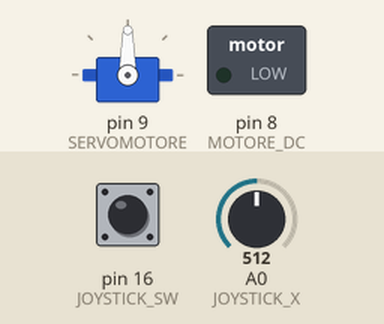
Simulated run of this sketch. Board: Arduino Uno, built with avr-gcc and run on an emulated ATmega328P. Parts: servo, switched loads named in the sketch (green lamp = pin HIGH). The inputs (shaded band) are chosen by the test bench; at power-on: A0 (JOYSTICK_X) = 512, pin 16 (JOYSTICK_SW) HIGH.

Above: at 1.2 s.
1.3 s: A0 (JOYSTICK_X) set to 716
At 2.5 s:
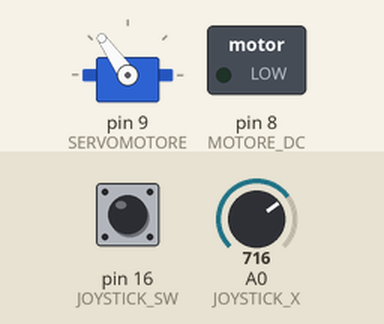
2.8 s: pin 16 (JOYSTICK_SW) pulled LOW for 0.15 s
At 2.87 s:
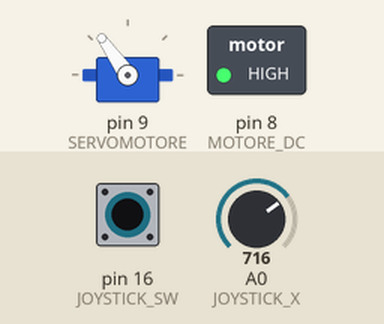
4.4 s: A0 (JOYSTICK_X) set to 900
At 4.9 s:
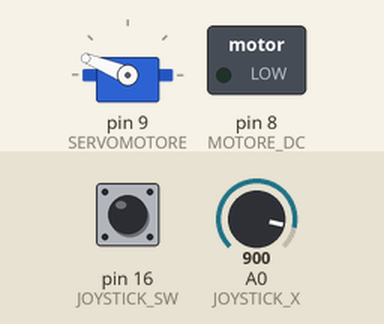
5.9 s: pin 16 (JOYSTICK_SW) pulled LOW for 1 s
At 6.7 s:
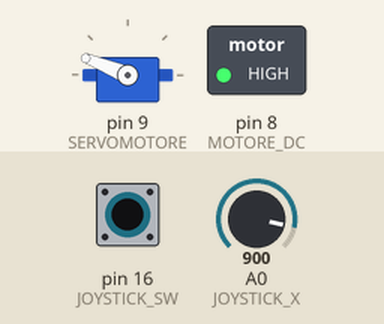
8.4 s: A0 (JOYSTICK_X) set to 1023
At 9.2 s:
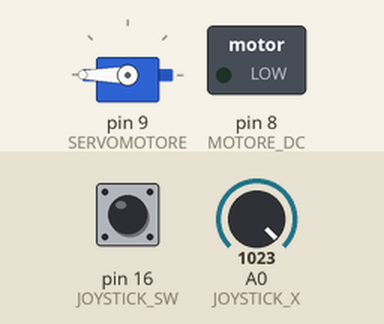
9.9 s: pin 16 (JOYSTICK_SW) pulled LOW for 0.15 s
At 9.97 s:
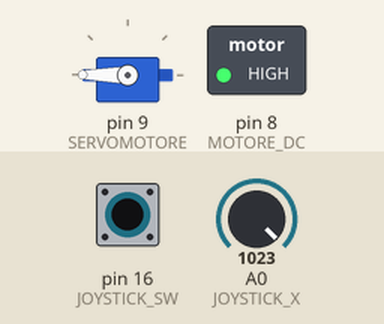
Timing chart, 0 to 12.5 s (numbered marks = the images above; inputs shaded):
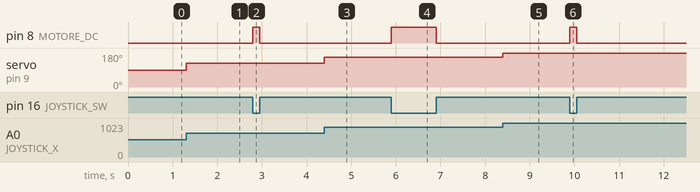

Measured:
- after the input at 1.3 s, servo on pin 9 (SERVOMOTORE): 90° → 125° at once
- after the input at 2.8 s, pin 8 (MOTORE_DC): LOW → HIGH at once, → LOW 0.15 s later
- after the input at 4.4 s, servo on pin 9 (SERVOMOTORE): 125° → 158° at once
- after the input at 5.9 s, pin 8 (MOTORE_DC): LOW → HIGH at once, → LOW 1.0 s later
- after the input at 8.4 s, servo on pin 9 (SERVOMOTORE): 158° → 180° at once
- after the input at 9.9 s, pin 8 (MOTORE_DC): LOW → HIGH at once, → LOW 0.15 s later

The sketch:

test_motori_pwm.ino
```cpp
/*
 *  Questo Sketch serve a testare le funzionalità
 *  del servomotore SG90 e del motore in corrente
 *  continua.
 *
 *  Al pin 8 è connesso un transistor NPN (PN2222)
 *  con Resistenza di base=1k ohm per comandare il
 *  motore in corrente continua quando si preme il
 *  tasto del Joystick.
 *
 *  Al pin 9 è collegato il segnale PWM che comanda
 *  il servomotore SG90.
 *
 *  Sugli ingressi analogici A0 e A1 sono posizionati
 *  rispettivamente Rx e Ry del Joystick, mentre su A2
 *  in configurazione ingresso digitale con resistenza
 *  di Pull-UP il punsante Sw del Joystick.
 *
 *  Muovendo l'asse X del Joystick si produce un
 *  movimento del servomotore da -90 a +90 gradi
 *
 *  Visualizza l'esperienza di laboratorio completa:
 *  https://youtu.be/1MA13Oi-SsI
 *
 */

#define MOTORE_DC            8
#define SERVOMOTORE          9

#define JOYSTICK_X          A0
#define JOYSTICK_Y          A1
#define JOYSTICK_SW         16     // Digital Input con Pull-UP

#define PERIODO_PWM_US   20000     // periodo del PWM in microsecondi

#define TIPO_PWM             2

#if TIPO_PWM == 2
  #include <Servo.h>
  Servo servo1;
#endif

void setup() {

  // DEBUG :
  // Serial.begin( 9600 );

  pinMode( MOTORE_DC, OUTPUT );
  digitalWrite( MOTORE_DC, LOW );

#if TIPO_PWM == 2
  //servo1.attach( SERVOMOTORE, 1000, 2000 );
  // SEGUENDO LE INDICAZIONI DEL DATASHEET NON COPRE INTERAMENTE I 180 GRADI

  servo1.attach( SERVOMOTORE );
#else
  pinMode( SERVOMOTORE, OUTPUT );
  digitalWrite( SERVOMOTORE, LOW );
#endif

  /* pulsante del Joystick con Resistenza di Pull-UP */
  pinMode(JOYSTICK_SW, INPUT_PULLUP);
}


void loop() {

  digitalWrite( MOTORE_DC, ! digitalRead(JOYSTICK_SW) );

#if TIPO_PWM == 0
  unsigned int ton, toff;
  // COMANDO PWM "CASERECCIO" PER IL SERVOMOTORE

  // IMPOSTO IL PERIODO Ton DEL PWM PER PILOTARE IL SERVO
  // 1000 = -90°
  // 1500 =   0°
  // 2000 =  90°
  ton = map( analogRead(JOYSTICK_X), 0, 1023, 1000, 2000);
  toff = (PERIODO_PWM_US - 10000) - ton;

  digitalWrite( SERVOMOTORE, HIGH );
  delayMicroseconds(ton);

  digitalWrite( SERVOMOTORE, LOW );
  // Currently, the largest value that will produce an accurate delay is 16383;
  delayMicroseconds(10000);
  delayMicroseconds(toff);
#endif

#if TIPO_PWM == 1
  unsigned int dc;
  // COMANDO PWM CON ANALOGWRITE()

  // IMPOSTO IL DUTY CUYCLE DEL PWM PER PILOTARE IL SERVO
  // 1000 = -90°
  // 1500 =   0°
  // 2000 =  90°
  dc = map( analogRead(JOYSTICK_X), 0, 1023, 125, 250);

  analogWrite( SERVOMOTORE, dc );
#endif

#if TIPO_PWM == 2
  unsigned int angolo;
  // COMANDO PWM CON LIBRERIA SERVO

  // IMPOSTO IL DUTY CUYCLE DEL PWM PER PILOTARE IL SERVO
  // 1000 = -90°
  // 1500 =   0°
  // 2000 =  90°
  angolo = map( analogRead(JOYSTICK_X), 0, 1023, 0, 180);

  servo1.write( angolo );
#endif

}
```
